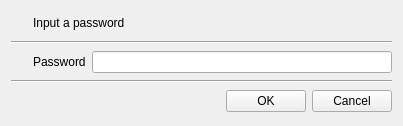
<?xml version="1.0" encoding="UTF-8"?>
<ui version="4.0">
 <class>PasswdDlg</class>
 <widget class="QDialog" name="PasswdDlg">
  <property name="geometry">
   <rect>
    <x>0</x>
    <y>0</y>
    <width>398</width>
    <height>126</height>
   </rect>
  </property>
  <property name="windowTitle">
   <string>Password Input Window</string>
  </property>
  <layout class="QVBoxLayout" name="verticalLayout">
   <item>
    <layout class="QGridLayout" name="gridLayout_3">
     <property name="topMargin">
      <number>0</number>
     </property>
     <item row="0" column="1">
      <widget class="QLabel" name="mTitleLabel">
       <property name="text">
        <string>Input a password</string>
       </property>
      </widget>
     </item>
     <item row="0" column="0">
      <widget class="QPushButton" name="pushButton">
       <property name="minimumSize">
        <size>
         <width>16</width>
         <height>0</height>
        </size>
       </property>
       <property name="maximumSize">
        <size>
         <width>16</width>
         <height>16777215</height>
        </size>
       </property>
       <property name="text">
        <string/>
       </property>
       <property name="icon">
        <iconset>
         <normaloff>:/images/setpass.png</normaloff>:/images/setpass.png</iconset>
       </property>
       <property name="flat">
        <bool>true</bool>
       </property>
      </widget>
     </item>
    </layout>
   </item>
   <item>
    <widget class="Line" name="line_2">
     <property name="orientation">
      <enum>Qt::Horizontal</enum>
     </property>
    </widget>
   </item>
   <item>
    <layout class="QGridLayout" name="gridLayout_2">
     <item row="0" column="1">
      <widget class="QLabel" name="label_2">
       <property name="text">
        <string>Password</string>
       </property>
      </widget>
     </item>
     <item row="0" column="2">
      <widget class="QLineEdit" name="mPasswdText">
       <property name="minimumSize">
        <size>
         <width>300</width>
         <height>0</height>
        </size>
       </property>
       <property name="echoMode">
        <enum>QLineEdit::Password</enum>
       </property>
      </widget>
     </item>
     <item row="0" column="0">
      <widget class="QPushButton" name="pushButton_2">
       <property name="minimumSize">
        <size>
         <width>16</width>
         <height>0</height>
        </size>
       </property>
       <property name="maximumSize">
        <size>
         <width>16</width>
         <height>16777215</height>
        </size>
       </property>
       <property name="text">
        <string/>
       </property>
       <property name="icon">
        <iconset resource="../../CryptokiMan/CryptokiMan/cryptokiman.qrc">
         <normaloff>:/images/passwd.png</normaloff>:/images/passwd.png</iconset>
       </property>
       <property name="flat">
        <bool>true</bool>
       </property>
      </widget>
     </item>
    </layout>
   </item>
   <item>
    <widget class="Line" name="line">
     <property name="orientation">
      <enum>Qt::Horizontal</enum>
     </property>
    </widget>
   </item>
   <item>
    <layout class="QGridLayout" name="gridLayout">
     <item row="0" column="1">
      <widget class="QPushButton" name="mOKBtn">
       <property name="text">
        <string>OK</string>
       </property>
      </widget>
     </item>
     <item row="0" column="2">
      <widget class="QPushButton" name="mCancelBtn">
       <property name="text">
        <string>Cancel</string>
       </property>
      </widget>
     </item>
     <item row="0" column="0">
      <spacer name="horizontalSpacer">
       <property name="orientation">
        <enum>Qt::Horizontal</enum>
       </property>
       <property name="sizeHint" stdset="0">
        <size>
         <width>40</width>
         <height>20</height>
        </size>
       </property>
      </spacer>
     </item>
    </layout>
   </item>
  </layout>
 </widget>
 <tabstops>
  <tabstop>pushButton</tabstop>
  <tabstop>pushButton_2</tabstop>
  <tabstop>mPasswdText</tabstop>
  <tabstop>mOKBtn</tabstop>
  <tabstop>mCancelBtn</tabstop>
 </tabstops>
 <resources/>
 <connections/>
</ui>
